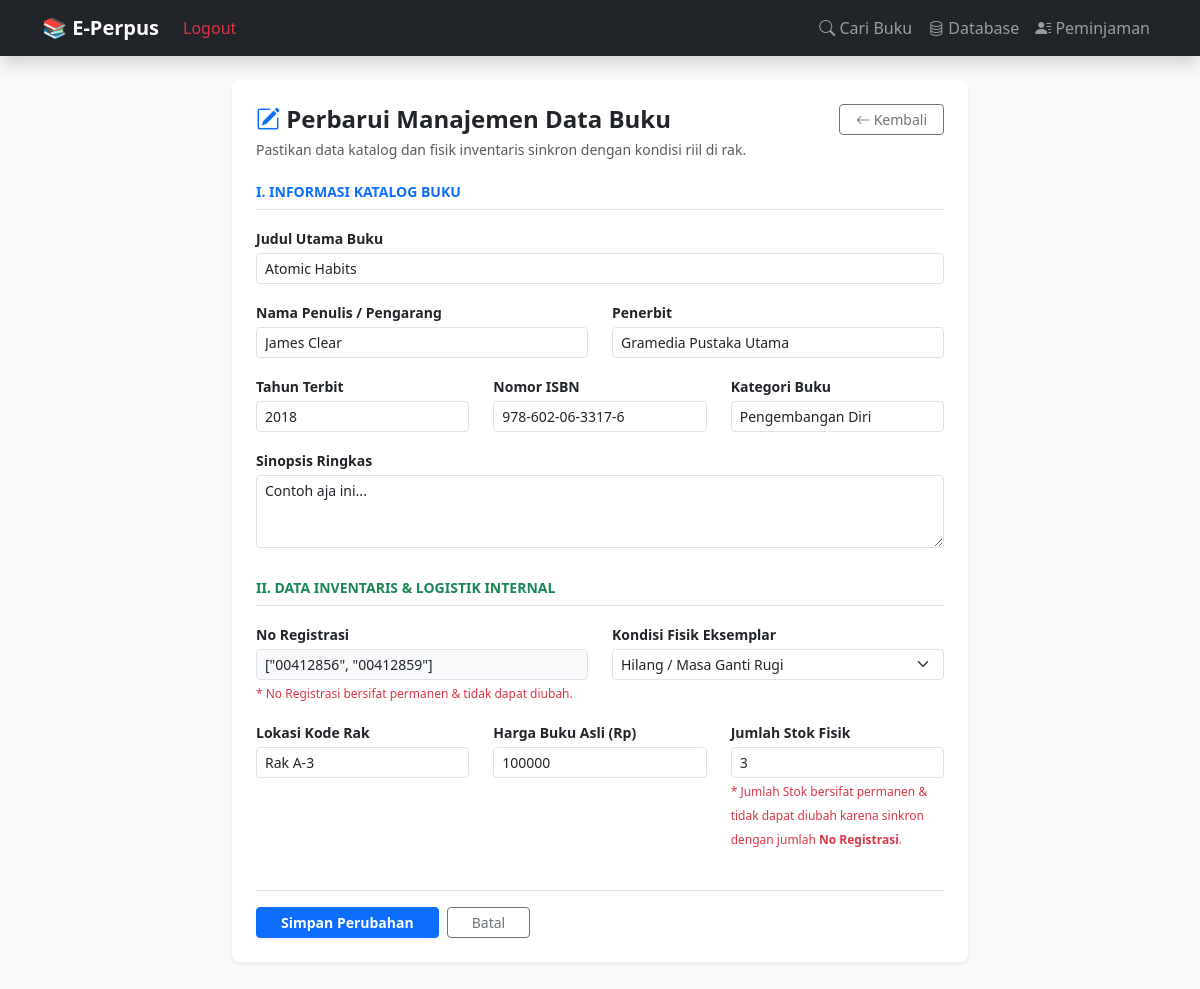
Page /edit/4 (signed in) on the earlier database version.
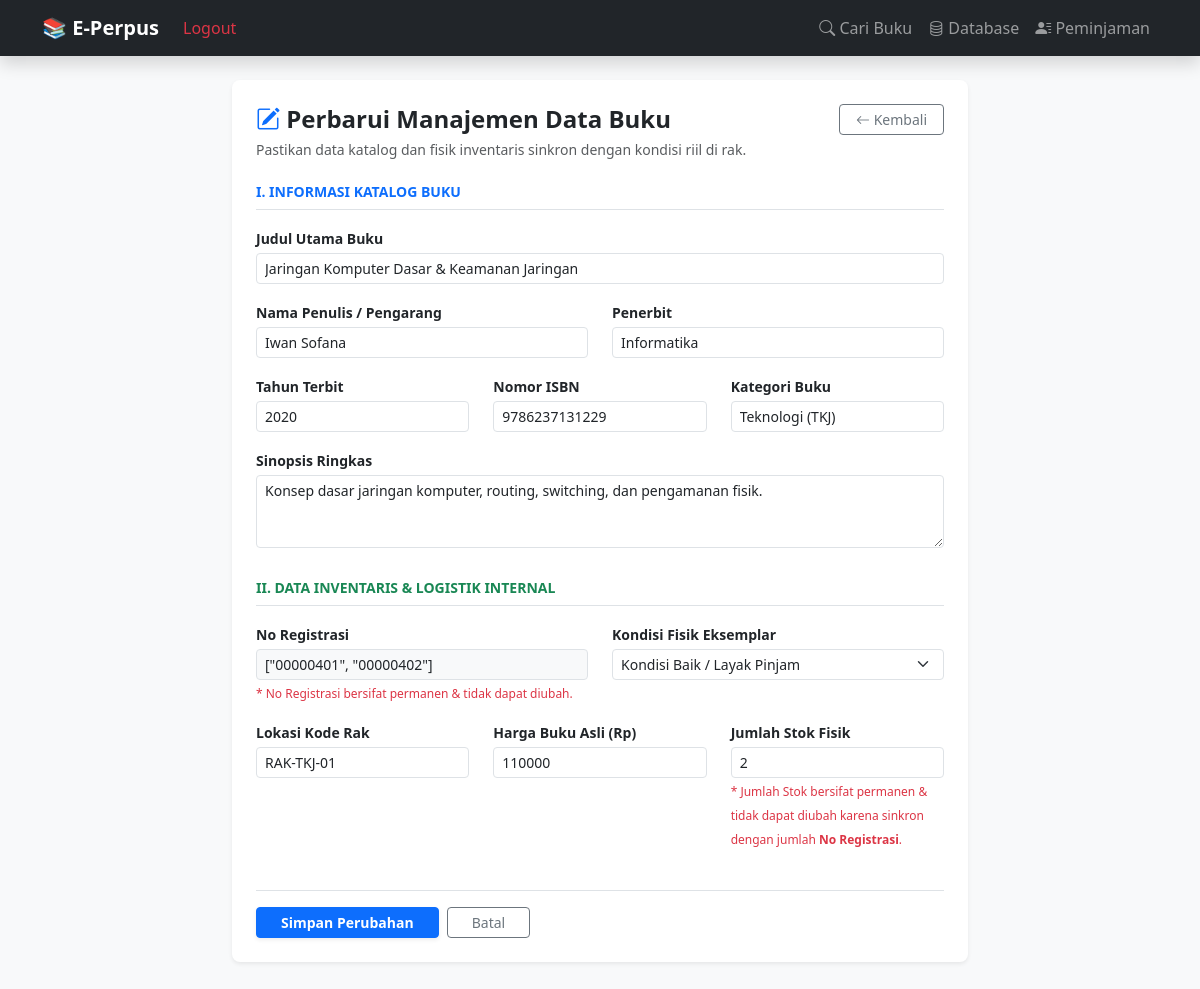
Same page on the later database version.
### tables this page shows
CREATE TABLE buku (
            id INTEGER PRIMARY KEY AUTOINCREMENT,
            -- Data Katalog (Publik)
            judul TEXT NOT NULL,
            sub_judul TEXT,
            penulis TEXT,
            penerbit TEXT,
            tahun_terbit TEXT,
            isbn TEXT,
            kategori TEXT,
            sinopsis TEXT,
            cover_img TEXT,
            -- Data Inventaris (Internal Pustakawan)
            id_buku_fisik TEXT UNIQUE, -- No Registrasi
            lokasi_rak TEXT,
            sumber_perolehan TEXT,     -- Pembelian / Hadiah / Sumbangan
            tanggal_masuk TEXT,
            kondisi_buku TEXT DEFAULT 'Baik', -- Baik / Rusak / Hilang
            harga_buku INTEGER DEFAULT 0,     -- Untuk Pelaporan Aset & Denda Opsi A
            stok INTEGER DEFAULT 1
        );

### app.py (the view, shortened to what this page needs)
@app.route('/edit/<int:id>', methods=['GET', 'POST'])
def edit_buku(id):
    if not session.get('logged_in'):
        flash('Silakan login terlebih dahulu!', 'danger')
        return redirect(url_for('login'))
    conn = get_db_connection()
    buku = conn.execute('SELECT * FROM buku WHERE id = ?', (id,)).fetchone()
    if buku is None:
        conn.close()
        flash('Data buku tidak ditemukan!', 'danger')
        return redirect(url_for('koleksi_lengkap'))
    if request.method == 'GET':
        back_url = request.referrer or url_for('koleksi_lengkap')
        conn.close()
        return render_template('edit.html', buku=buku, back_url=back_url)

### app.py (called while the page is built)
def get_db_connection():
    base_dir = os.path.dirname(os.path.abspath(__file__))
    db_path = os.path.join(base_dir, 'perpustakaan.db')
    conn = sqlite3.connect(db_path)
    conn.row_factory = sqlite3.Row
    return conn

### templates/edit.html (shortened to what the changed rows need)
{% extends 'layout.html' %}
{% block content %}
<div class="row justify-content-center mt-4">
    <div class="col-md-8">
        <div class="card shadow-sm border-0 rounded-3 p-4 mb-5">
            <form action="/edit/{{ buku.id }}" method="POST">
                <div class="row">
                    <div class="col-md-12 mb-3">
                        <label class="fw-bold small mb-1">Judul Utama Buku</label>
                        <input type="text" name="judul" class="form-control form-control-sm" value="{{ buku.judul }}" required>
                    </div>
                    <div class="col-md-6 mb-3">
                        <label class="fw-bold small mb-1">Nama Penulis / Pengarang</label>
                        <input type="text" name="penulis" class="form-control form-control-sm" value="{{ buku.penulis if buku.penulis else '' }}">
                    </div>
                    <div class="col-md-6 mb-3">
                        <label class="fw-bold small mb-1">Penerbit</label>
                        <input type="text" name="penerbit" class="form-control form-control-sm" value="{{ buku.penerbit if buku.penerbit else '' }}">
                    </div>
                    <div class="col-md-4 mb-3">
                        <label class="fw-bold small mb-1">Tahun Terbit</label>
                        <input type="text" name="tahun_terbit" class="form-control form-control-sm" value="{{ buku.tahun_terbit if buku.tahun_terbit else '' }}">
                    </div>
                    <div class="col-md-4 mb-3">
                        <label class="fw-bold small mb-1">Nomor ISBN</label>
                        <input type="text" name="isbn" class="form-control form-control-sm" value="{{ buku.isbn if buku.isbn else '' }}">
                    </div>
                    <div class="col-md-4 mb-3">
                        <label class="fw-bold small mb-1">Kategori Buku</label>
                        <input type="text" name="kategori" class="form-control form-control-sm" value="{{ buku.kategori if buku.kategori else '' }}">
                    </div>
                    <div class="col-12 mb-3">
                        <label class="fw-bold small mb-1">Sinopsis Ringkas</label>
                        <textarea name="sinopsis" class="form-control form-control-sm" rows="3">{{ buku.sinopsis if buku.sinopsis else '' }}</textarea>
                    </div>
                </div>
                <div class="row">
                    <div class="col-md-6 mb-3">
                        <label class="fw-bold small mb-1">No Registrasi</label>
                        <input type="text" name="id_buku_fisik" class="form-control form-control-sm bg-light" value="{{ buku.id_buku_fisik }}" readonly>
                        <small class="text-danger" style="font-size: 0.75rem;">* No Registrasi bersifat permanen & tidak dapat diubah.</small>
                    </div>
                    <div class="col-md-6 mb-3">
                        <label class="fw-bold small mb-1">Kondisi Fisik Eksemplar</label>
                        <select name="kondisi_buku" class="form-select form-select-sm">
                            <option value="Baik" {{ 'selected' if buku.kondisi_buku == 'Baik' else '' }}>Kondisi Baik / Layak Pinjam</option>
                            <option value="Hilang" {{ 'selected' if buku.kondisi_buku == 'Hilang' else '' }}>Hilang / Masa Ganti Rugi</option>
                        </select>
                    </div>
                    <div class="col-md-4 mb-3">
                        <label class="fw-bold small mb-1">Lokasi Kode Rak</label>
                        <input type="text" name="lokasi_rak" class="form-control form-control-sm" value="{{ buku.lokasi_rak if buku.lokasi_rak else '' }}" placeholder="Contoh: Rak A-1">
                    </div>
                    <div class="col-md-4 mb-3">
                        <label class="fw-bold small mb-1">Harga Buku Asli (Rp)</label>
                        <input type="number" name="harga_buku" class="form-control form-control-sm" value="{{ buku.harga_buku if buku.harga_buku else 0 }}" placeholder="Untuk denda Opsi A">
                    </div>
                    <div class="col-md-4 mb-3">
                        <label class="fw-bold small mb-1">Jumlah Stok Fisik</label>
                        <input type="number" name="stok" class="form-control form-control-sm" value="{{ buku.stok }}" readonly>
                        <small class="text-danger" style="font-size: 0.75rem;">* Jumlah Stok bersifat permanen & tidak dapat diubah karena sinkron dengan jumlah <strong>No Registrasi</strong>.</small>
                    </div>
                </div>
            </form>
        </div>
    </div>
</div>
{% endblock %}

Differences in the rows shown:
changed buku: judul "Atomic Habits" → "Jaringan Komputer Dasar & Keamanan Jaringan"; penulis "James Clear" → "Iwan Sofana"; penerbit "Gramedia Pustaka Utama" → "Informatika"; tahun_terbit "2018" → "2020"; isbn "978-602-06-3317-6" → "9786237131229"; kategori "Pengembangan Diri" → "Teknologi (TKJ)"; sinopsis "Contoh aja ini..." → "Konsep dasar jaringan komputer, routing, switching, dan pengamanan fisik."; id_buku_fisik "[\"00412856\", \"00412859\"]" → "[\"00000401\", \"00000402\"]"; lokasi_rak "Rak A-3" → "RAK-TKJ-01"; harga_buku "100000" → "110000"; stok "3" → "2"
Other differences:
form field kondisi_buku: "Hilang / Masa Ganti Rugi" → "Kondisi Baik / Layak Pinjam"
